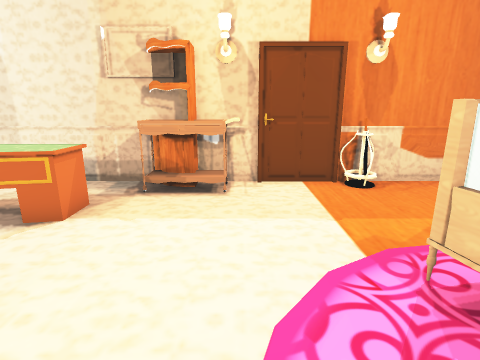
view 1 (above)

14 first-person views from a walk through a scene from a Unity 3-D project. The camera is 1.3 m above the floor, tilts 14° down and sees 80° across. The floor is counted in squares, 0.5 m on a side. Each view is taken from the middle of a square. On the plan, view 1 faces up. The plan holds only what a view shows up to about 19 squares ahead; the rest is blank. The place goes on beyond the plan. The player is left out. Some surface patterns are stand-ins.

view 2
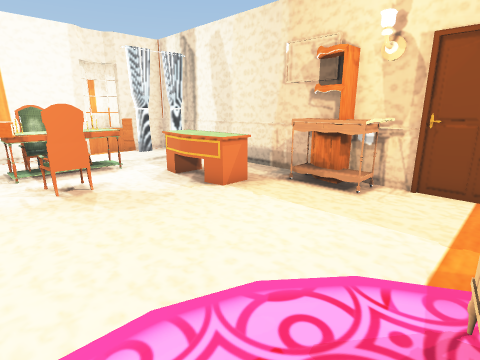

view 3
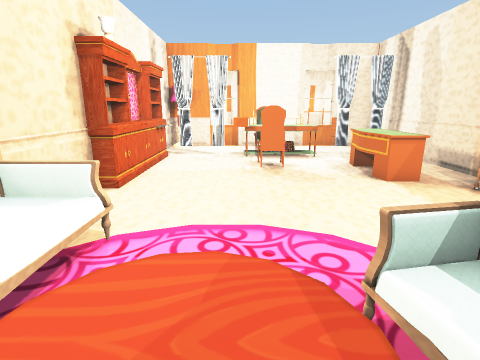

view 4
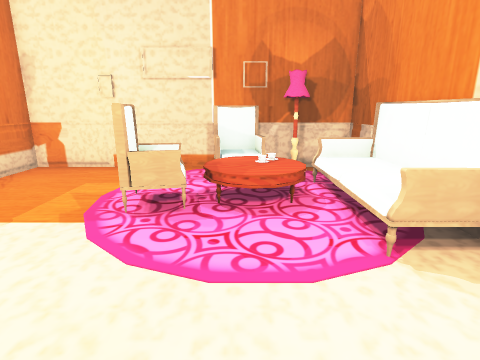

view 5
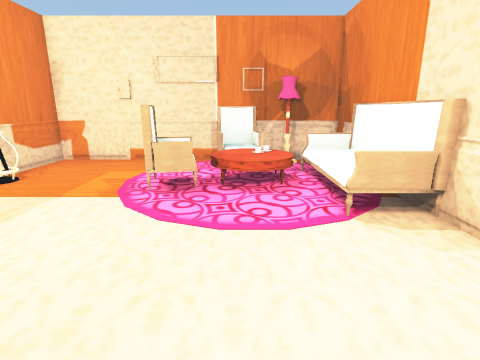

view 6
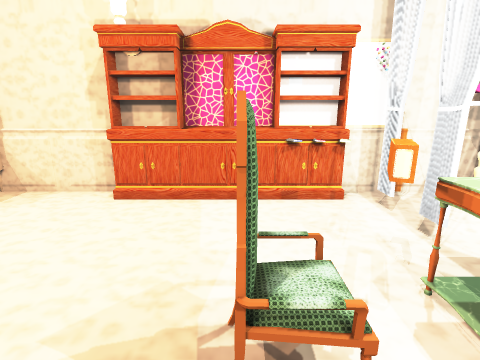

view 7
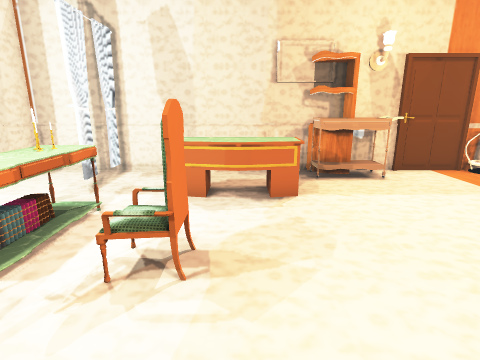

view 8
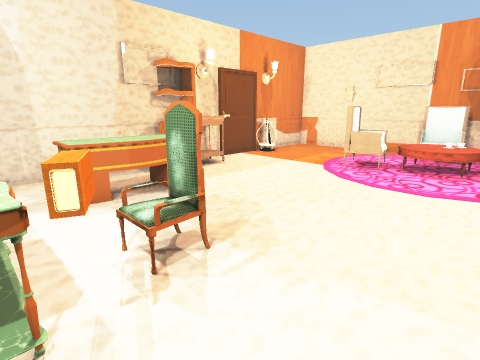

view 9
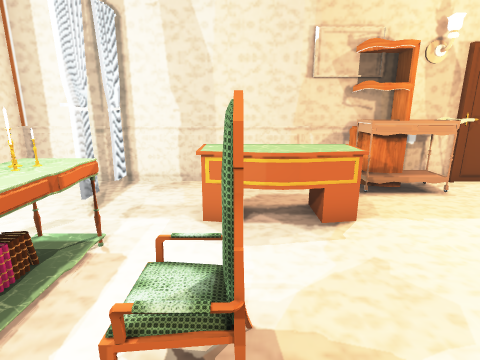

view 10
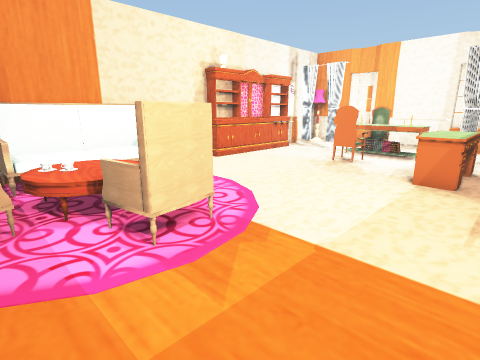

view 11
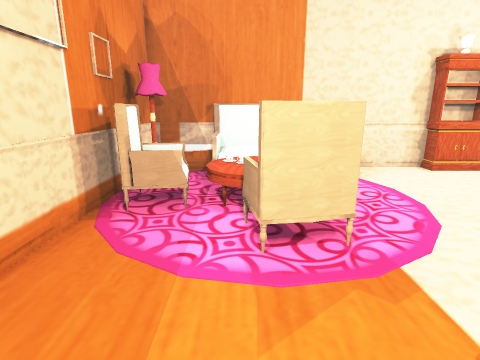

view 12
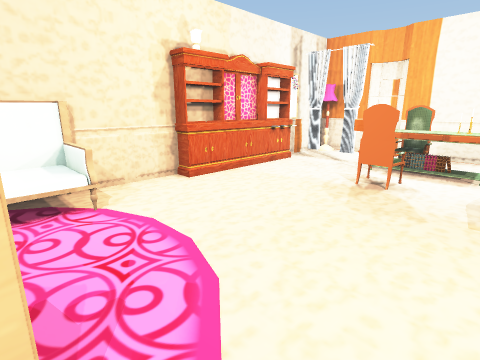

view 13
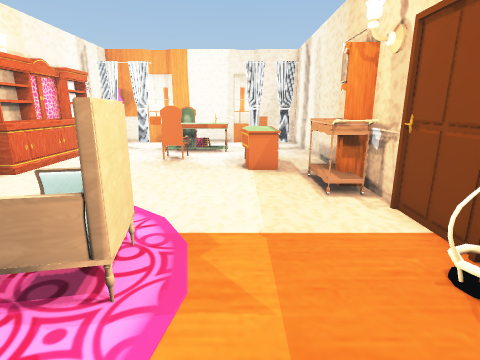

view 14
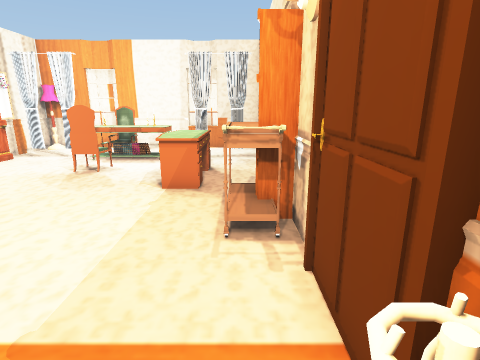

### Floor plan
Key: @ floor where view 1 was taken; # wall or solid block; . floor; / step, stairs or slope; O other object.
Columns run from 13 left of view 1 to 9 right of it. Each row starts with its distance up from view 1.
 10 ##########OO#####O#####
  9  .O.......OOOO...O....#
  8  ....OOOOO............#
  7  .O..OOOOO............#
  6  ....OOOOO............#
  5  .OO..................#
  4  .OO............OOO ..#
  3  OOO.OO........ OOO  .#
  2  OOO.OO.......  O  OOO#
  1  .OOO.........     /OO#
  0  .O..........@  /   OO#
 -1  .............       ##
 -2  .O...........O    O ##
 -3  ..OOOOOOOO...OO   OO.#
 -4 ##OOOOOOOO####O########

Where each view was taken, in squares from view 1:
view 1: 0 up, 0 right, facing up
view 2: 0 up, 3 right, facing up-left
view 3: 1 up, 6 right, facing left
view 4: 1 up, 4 left, facing right
view 5: 1 up, 6 left, facing right
view 6: 5 up, 7 left, facing down
view 7: 2 down, 6 left, facing up
view 8: 2 down, 10 left, facing up-right
view 9: 0 up, 7 left, facing up
view 10: 9 up, 7 right, facing down-left
view 11: 9 up, 5 right, facing down
view 12: 6 up, 3 right, facing down-left
view 13: 6 up, 8 right, facing left
view 14: 9 up, 5 right, facing left
